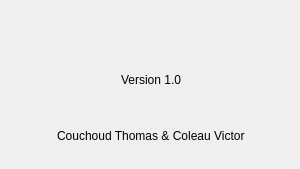
<?xml version="1.0" encoding="UTF-8"?>
<ui version="4.0">
 <class>AProposDialog</class>
 <widget class="QDialog" name="AProposDialog">
  <property name="geometry">
   <rect>
    <x>0</x>
    <y>0</y>
    <width>300</width>
    <height>169</height>
   </rect>
  </property>
  <property name="windowTitle">
   <string>Dialog</string>
  </property>
  <widget class="QWidget" name="verticalLayoutWidget">
   <property name="geometry">
    <rect>
     <x>0</x>
     <y>0</y>
     <width>302</width>
     <height>160</height>
    </rect>
   </property>
   <layout class="QVBoxLayout" name="verticalLayout">
    <item>
     <widget class="QLabel" name="label">
      <property name="text">
       <string/>
      </property>
      <property name="pixmap">
       <pixmap resource="resources.qrc">:/images/Ressources/PolyLogo.png</pixmap>
      </property>
     </widget>
    </item>
    <item alignment="Qt::AlignHCenter">
     <widget class="QLabel" name="Version">
      <property name="autoFillBackground">
       <bool>false</bool>
      </property>
      <property name="midLineWidth">
       <number>1</number>
      </property>
      <property name="text">
       <string>Version 1.0</string>
      </property>
      <property name="textFormat">
       <enum>Qt::AutoText</enum>
      </property>
      <property name="scaledContents">
       <bool>false</bool>
      </property>
      <property name="indent">
       <number>-1</number>
      </property>
     </widget>
    </item>
    <item alignment="Qt::AlignHCenter">
     <widget class="QLabel" name="label_2">
      <property name="text">
       <string>Couchoud Thomas &amp; Coleau Victor</string>
      </property>
     </widget>
    </item>
   </layout>
  </widget>
 </widget>
 <resources>
  <include location="resources.qrc"/>
 </resources>
 <connections/>
</ui>
